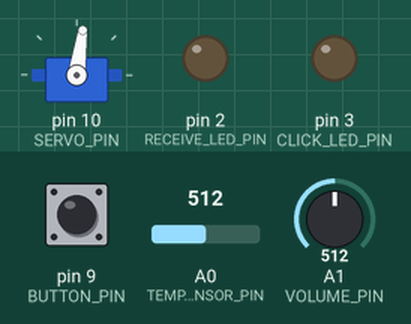
The sketch below on a simulated Arduino Uno, built with avr-gcc and run on an emulated ATmega328P. On the bench: servo, output pins drawn as LEDs (lit = HIGH). The test bench sets the inputs (shaded band); at power-on: A1 (VOLUME_PIN) = 512, pin 9 (BUTTON_PIN) HIGH, A0 (TEMP_SENSOR_PIN) = 512. What the sketch prints to the serial monitor is not drawn.

Above: at 1.2 s.
1.3 s: A1 (VOLUME_PIN) set to 716
At 1.6 s:
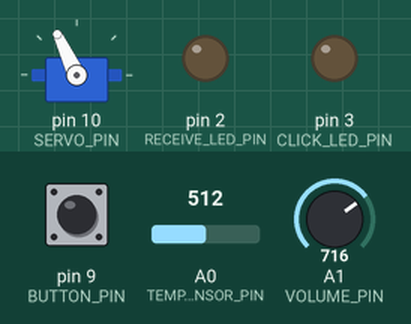
2.8 s: pin 9 (BUTTON_PIN) pulled LOW for 0.15 s
At 3.4 s:
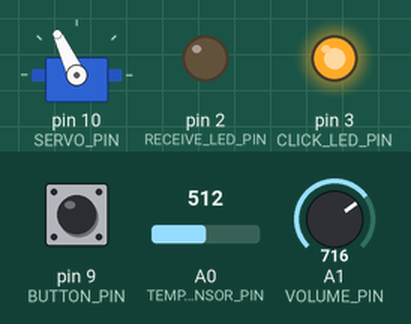
5.2 s: A1 (VOLUME_PIN) set to 900
At 6.4 s:
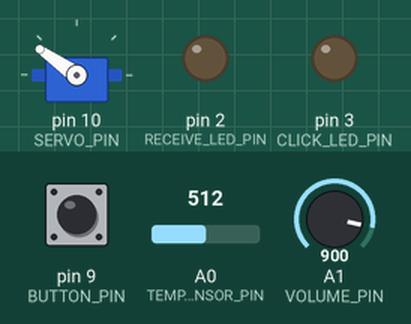
6.7 s: A1 (VOLUME_PIN) set to 1010
At 7.5 s:
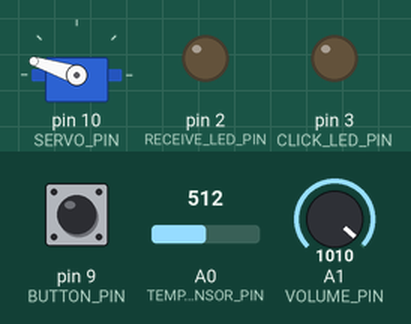
8.2 s: pin 9 (BUTTON_PIN) pulled LOW for 1 s
At 8.7 s:
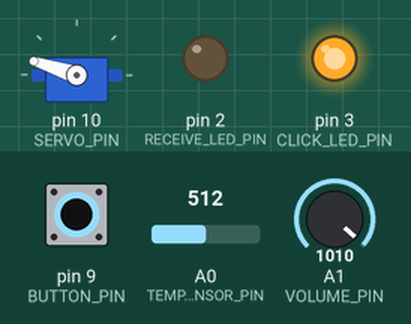
10.7 s: A1 (VOLUME_PIN) set to 122
At 11.8 s:
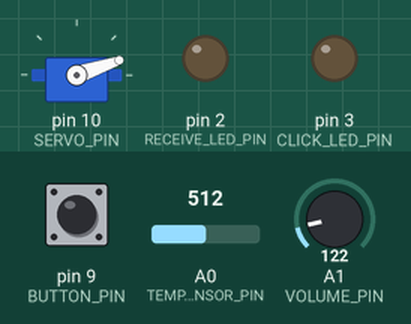
Timing chart, 0 to 13.2 s (numbered marks = the images above; inputs shaded):
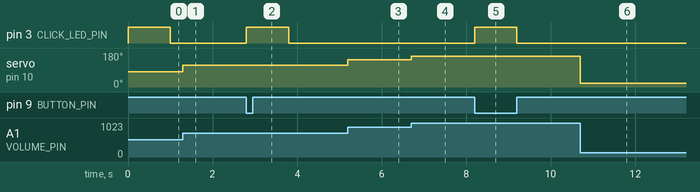

Measured:
- after the input at 1.3 s, servo on pin 10 (SERVO_PIN): 82° → 115° at once
- after the input at 2.8 s, pin 3 (CLICK_LED_PIN): LOW → HIGH at once, → LOW 1.0 s later
- after the input at 5.2 s, servo on pin 10 (SERVO_PIN): 115° → 145° at once
- after the input at 6.7 s, servo on pin 10 (SERVO_PIN): 145° → 162° at once
- after the input at 8.2 s, pin 3 (CLICK_LED_PIN): LOW → HIGH at once, → LOW 1.0 s later
- after the input at 10.7 s, servo on pin 10 (SERVO_PIN): 162° → 19° at once

The sketch:

mote.ino
```cpp
// mote.ino
// Program for Arduino version2
// Keio University Westlab 2016.10
// Author: Tada Matz

//<==== Please change according to an instruction
String MOTENAME = "hello"; //recommended to be between 1 ~ 10
int MOTEID = 1; //should be from 1 ~ 20
uint32_t DEST_ADDR_LSB = 0x415C081C; // LSB of XBee Coordinator Address
//====>Please change according to an instruction

#include "XBee.h"
#include "source.h"

Servo myservo;
MyXBee myxbee;
int oldButtonState = 0;
boolean receiveServoDataFlag = false;
int receiveLedState = 0;
unsigned long serialPreviousMillis;    //loop serial print
unsigned long clickLedPreviousMillis;
unsigned long servoPreviousMillis;

#define WITH_PERIODIC
#ifdef WITH_PERIODIC
unsigned long sendPastMillis = millis();
#define SEND_INTERVAL 1000
#endif

int currentAngle = 0;
#define WITH_SERVO_FOLLOWING
#ifdef WITH_SERVO_FOLLOWING
int lastVolumeValue = 0;
#endif

void setup() {
  Serial.begin(9600);

  serialPreviousMillis = millis();
  clickLedPreviousMillis = millis();
  servoPreviousMillis = millis();

  pinMode(RECEIVE_LED_PIN, OUTPUT);
  digitalWrite(RECEIVE_LED_PIN, HIGH);
  pinMode(CLICK_LED_PIN, OUTPUT);
  digitalWrite(CLICK_LED_PIN, HIGH);
  pinMode(BUTTON_PIN, INPUT_PULLUP);

  myservo.attach(SERVO_PIN); //attach(pin number(must be PWM pin), MIN pulse width, MAX pulse width)
  myservo.write(0);

  myxbee.init();
}

void loop() { //loop
  digitalWrite(RECEIVE_LED_PIN, receiveLedState);

  if (millis() - clickLedPreviousMillis >= CLICK_LED_ON_INTERVAL) digitalWrite(CLICK_LED_PIN, LOW);  //put off click LED
  if (receiveServoDataFlag && millis() - servoPreviousMillis >= SERVO_ON_INTERVAL) {
    receiveServoDataFlag = false;
    digitalWrite(CLICK_LED_PIN, LOW);  //put off click LED
  }

  //check receiving data
  myxbee.receiveXBeeData(myservo);

  //sending data
  if (clickDetection() == 1) {
    Serial.println(F("Button clicked"));
    digitalWrite(CLICK_LED_PIN, HIGH);
    clickLedPreviousMillis = millis();
    float tempTemperature = getTemperature(TEMP_SENSOR_PIN);
    int tempVolume = getVolume(VOLUME_PIN);
    char tempStr[1 + 1 + 4 + 4];
    sprintf(tempStr, "%c%c%04d%04d",
            UPLINK_HEADER,
            MOTEID + int(ID_PACKET_OFFSET),
            int(tempTemperature * 10),
            tempVolume);
    String temppayload = "";
    temppayload += tempStr + MOTENAME + "\n";
    myxbee.sendXBeeData(temppayload);
    Serial.print("temppayload: ");
    Serial.print(temppayload);
  }

#ifdef WITH_PERIODIC
  if (millis() - sendPastMillis > SEND_INTERVAL) {
    sendPastMillis += SEND_INTERVAL;
    float tempTemperature = getTemperature(TEMP_SENSOR_PIN);
    int tempVolume = getVolume(VOLUME_PIN);
    char tempStr[1 + 1 + 4 + 4];
    sprintf(tempStr, "%c%c%04d%04d",
            UPLINK_HEADER,
            MOTEID + int(ID_PACKET_OFFSET),
            int(tempTemperature * 10),
            tempVolume);
    String temppayload = "";
    temppayload += tempStr + MOTENAME + "\n";
    myxbee.sendXBeeData(temppayload);
    Serial.print("temppayload: ");
    Serial.print(temppayload);
  }
#endif

#ifdef WITH_SERVO_FOLLOWING
  if (!receiveServoDataFlag) {
    int tempVolume = getVolume(VOLUME_PIN);
    if (tempVolume != lastVolumeValue) {
      lastVolumeValue = tempVolume;
      currentAngle = (int)map(tempVolume, 0, 1023, 0, 165);
      myservo.write(currentAngle);
      delay(15);
    }
  }
#endif

  if (millis() - serialPreviousMillis > 1000) {  //loop seconds
    serialPreviousMillis += 1000;
    Serial.println(F("in a loop"));
  }
}

int clickDetection() { //click detection
  int buttonClicked = 0;
  int newButtonState = digitalRead(BUTTON_PIN);
  if (oldButtonState == HIGH && newButtonState == LOW) buttonClicked = 1; //button pressed. CAUTION pull up
  oldButtonState = newButtonState;
  return buttonClicked;
}

float getTemperature(int pin) { //Measure temperature, origined from Bob-san's program
  int v = 1023 - analogRead(pin);
  float res = (1023.0 / v) - 1;
  res = SERIESRESISTOR / res;
  float temp = (1 / (0.00096564 + (0.00021068 * log(res) ) + (0.000000085826 * ( pow( log(res) , 3))))) - 273.15;
  return temp;
}

int getVolume(int pin) { //measure volume value through analog pin
  return analogRead(pin);
}
```

main.h
```cpp
/*
 * main.h
 * Author: Tada Matz
 * Comment: define pins and interval
 */

#ifndef MAIN_H
#define MAIN_H

//button
#define BUTTON_PIN 9

//Click LED
#define CLICK_LED_PIN 3
#define CLICK_LED_ON_INTERVAL 1000

//Receive LED
#define RECEIVE_LED_PIN 2
#define RECEIVE_LED_ON_INTERVAL 1000

//packet
#define ID_PACKET_OFFSET '0'
#define UPLINK_HEADER 'U'
#define DOWNLINK_HEADER 'D'
#define LED_INSTRUCTION 'L'
#define SERVO_INSTRUCTION 'S'

//temperature sensor
#define TEMP_SENSOR_PIN A0
#define SERIESRESISTOR 10000

//volume
#define VOLUME_PIN A1

//Servo
#define SERVO_PIN 10
#define SERVO_ON_INTERVAL 5000

#endif
```

source.cpp
```cpp
/*
   source.cpp
   Author: Tada Matz
   Comment: Methods of MyXBee class
*/

#include "source.h"

MyXBee::MyXBee() {
  xbee = XBee();
  //receive
  response = XBeeResponse();
  rx = ZBRxResponse(); // create reusable response objects for responses we expect to handle
}

void MyXBee::init() {
  //XBee
  xbee.setSerial(Serial); //for UNO
  //send
  txAddrHSB = 0x0013A200;
  txAddrLSB = DEST_ADDR_LSB; //the address of coordinator
}

void MyXBee::sendXBeeData(String payload) {
  uint8_t temppayload[payload.length()];
  for (int i = 0; i < (int)payload.length(); i++) {
    temppayload[i] = payload.charAt(i);
  }
  Serial.println(F("Send ZbTx"));
  txAddr64 = XBeeAddress64(txAddrHSB, txAddrLSB);
  txRequest = ZBTxRequest(txAddr64, temppayload, sizeof(temppayload));
  xbee.send(txRequest);
}

void MyXBee::receiveXBeeData(Servo servo) {
  xbee.readPacket();

  if (xbee.getResponse().isAvailable()) {    // got something
    if (xbee.getResponse().getApiId() == ZB_RX_RESPONSE) {      // got a zb rx packet
      //      Serial.print("got zb rx packet >>> ");

      //      //put on receive LED
      //      digitalWrite(RECEIVE_LED_PIN, HIGH);
      //      receiveLedPreviousMillis = millis();

      // now fill our zb rx class
      xbee.getResponse().getZBRxResponse(rx);

      //parsing data(payload) should be explored more
      uint8_t receivePayload [rx.getDataLength()];
      for (int i = 0; i < rx.getDataLength(); i++) receivePayload[i] = rx.getData(i);

      //printing packet info
      //remote source address
      Serial.print(rx.getRemoteAddress64().getMsb(), HEX);//data type of return value is uint32_t
      Serial.print(",");
      Serial.print(rx.getRemoteAddress64().getLsb(), HEX);//data type of return value is uint32_t
      Serial.print(",");
      //data(payload) length
      Serial.print(rx.getDataLength());
      Serial.print(",");
      Serial.println("");
      for (int i = 0; i < rx.getDataLength(); i++) Serial.print((char)receivePayload[i]);
      Serial.println("");

      uint8_t payloadType = receivePayload[0]; //judge whether the packet is hopping packet or not
      if (payloadType == DOWNLINK_HEADER) {
        Serial.println(F("This packet is from Coordinator"));
        switch (receivePayload[1]) {
          case LED_INSTRUCTION:
            receiveLedState = (int)receivePayload[2] - '0';
            Serial.print(F("changed receiveLedState to "));
            Serial.println(receiveLedState);
            break;
          case SERVO_INSTRUCTION:
            //here shake servo motor
            currentAngle = ((int)receivePayload[2] - '0') * 100 + ((int)receivePayload[3] - '0') * 10 + ((int)receivePayload[4] - '0') * 1;
            Serial.print("changed currentAngle to ");
            Serial.println(currentAngle);
            servoPreviousMillis = millis();
            receiveServoDataFlag = true;
            servo.write(currentAngle);
            delay(15);
            break;
          default:
            break;
        }
      }
      else { //the packet is normal packet
        Serial.println(F("got normal packet"));
      }
    }
  }
}
```

source.h
```cpp
/*
 * source.h
 * Author: Tada Matz
 * Comment: MyXBee class. simple XBee handler
 */

#ifndef SOURCE_H
#define SOURCE_H

#include "main.h"
#include "Arduino.h"
#include "XBee.h"
#include <Servo.h>

//variables
extern String MOTENAME; //recommended to be between 1 ~ 10
extern int MOTEID; //should be from 1 ~ 20
extern uint32_t DEST_ADDR_LSB; // LSB of COODINATOR

//variables
extern int oldButtonState;
extern boolean receiveServoDataFlag;
extern int receiveLedState;
extern int currentAngle;
extern unsigned long serialPreviousMillis;    //loop serial print
extern unsigned long receiveLedPreviousMillis;    //Receive LED
extern unsigned long clickLedPreviousMillis;
extern unsigned long servoPreviousMillis;

//==========class
class MyXBee {
  public:
    //=== members ===
    //XBee
    XBee xbee;
    //receive
    XBeeResponse response;
    ZBRxResponse rx; // create reusable response objects for responses we expect to handle
    //for send
    uint32_t txAddrHSB;
    uint32_t txAddrLSB;
    XBeeAddress64 txAddr64;
    ZBTxRequest txRequest;

    //=== methods ===
    MyXBee();
    void init();
    //xbee
    void sendXBeeData(String payload);
    void receiveXBeeData(Servo servo);
};

#endif //ifndef SOURCE_H
```

Source omitted: XBee.cpp (47902 bytes), XBee.h (43862 bytes)
